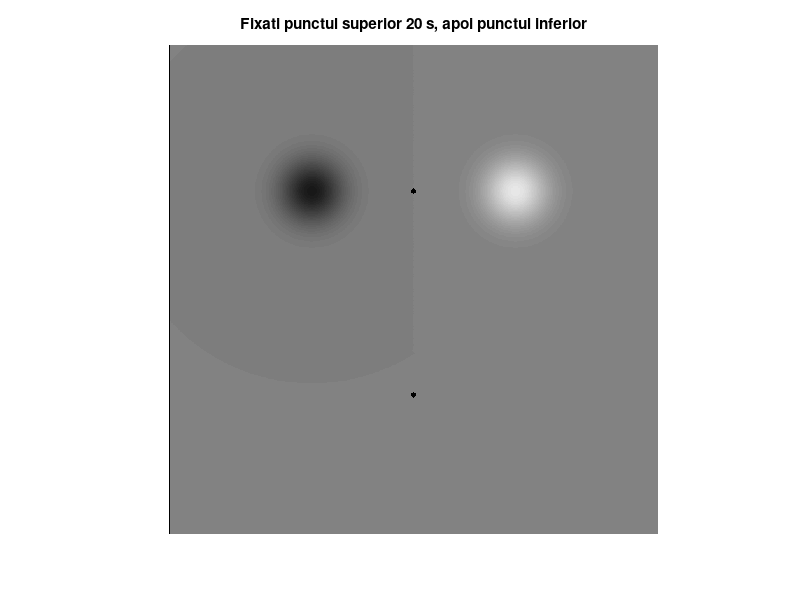

Reproduce this figure in MATLAB. (Note: this script raises an error after producing the figure.)
function ex05_adaptare
    [X,Y] = meshgrid(1:768,1:768);
    I = 0.5 + 0.4*exp(-((X-544).^2+(Y-230).^2)/(2*35^2)) ...
            - 0.4*exp(-((X-224).^2+(Y-230).^2)/(2*35^2));
    for y = [230 550]
        I((X-384).^2+(Y-y).^2<=4^2) = 0;
    end
    fig = figure('Name','Ex. 5 - adaptare', 'Color','w');
    imshow(I,[0 1]); title('Fixati punctul superior 20 s, apoi punctul inferior');
    salveaza_figura(fig,'ex05_adaptare');
end
